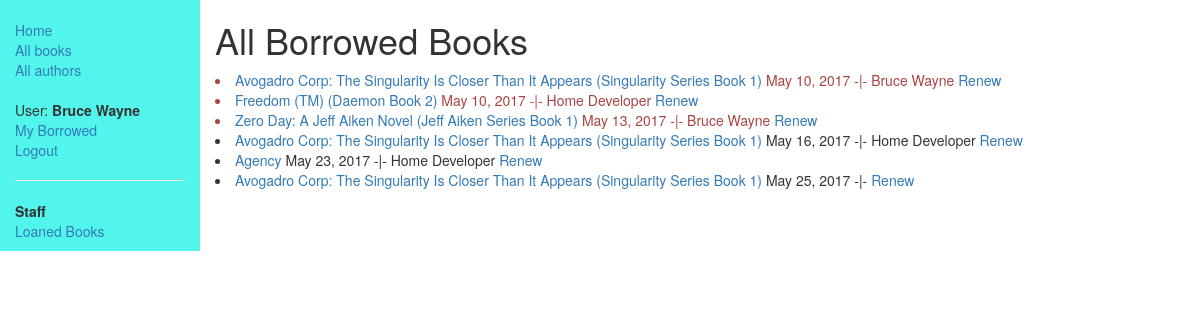
/catalog/loanedbook/ (signed in), run on an earlier commit of the app's database.
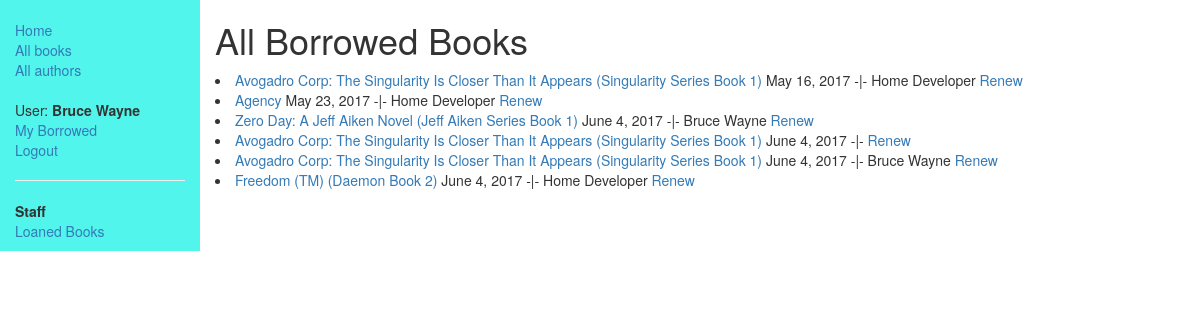
And on a later commit of the database.
### catalog/models.py (models this page shows, shortened)
class BookInstance(models.Model):
    id = models.UUIDField(primary_key=True, default=uuid.uuid4, help_text="Unique ID for this particular copy of the book")
    book = models.ForeignKey(Book, on_delete=models.SET_NULL, null=True)
    imprint = models.CharField(max_length=200)
    due_back = models.DateField(null=True, blank=True)
    borrower = models.ForeignKey(User, on_delete=models.SET_NULL, null=True, blank=True)
    LOAN_STATUS = (
        ('d', 'Maintenance'),
        ('o', 'On Loan'),
        ('a', 'Available'),
        ('r', 'Reserved'),
    )
    status = models.CharField(max_length=1, choices=LOAN_STATUS, blank=True, default='d', help_text="Book Availability")
    @property
    def is_overdue(self):
        if date.today() > self.due_back:
            return True
        return False
    class Meta:
        ordering = ["due_back"]
        permissions = (("can_mark_as_returned", "Set book as returned"),)

class Book(models.Model):
    title = models.CharField(max_length=200)
    author = models.ForeignKey('Author', on_delete=models.SET_NULL, null=True)
    summary = models.TextField(max_length=1000, help_text="Enter a brief summary for the book here.")
    isbn = models.CharField('ISBN', max_length=13, help_text='13 Character <a href="https://www.isbn-international.org/content/what-isbn">ISBN number</a>')
    genre = models.ManyToManyField(Genre, help_text="Select a genre for this book")
    def get_absolute_url(self):
        return reverse ('book-detail', args=[str(self.id)])
    def display_genre(self):
        return ', '.join(genre.name for genre in self.genre.all()[:3])
    display_genre.short_description = 'Genre'

### catalog/views.py (the view)
class LoanedBooksListView(PermissionRequiredMixin, generic.ListView):
    model = BookInstance
    permission_required = 'catalog.can_mark_as_returned'
    template_name = 'catalog/loaned_book_list.html'
    paginate_by = 10
    def get_queryset(self):
        return BookInstance.objects.filter(status__exact='o').order_by('due_back')

### catalog/templates/catalog/loaned_book_list.html
{% extends 'base.html' %}
{% block content %}
  <h1>All Borrowed Books</h1>
    {% if bookinstance_list %}
      {% for bookinst in bookinstance_list %}
      <li class="{% if bookinst.is_overdue %}text-danger{% endif %}">
      <a href="{{bookinst.book.get_absolute_url}}">{{bookinst.book.title}}</a>
           {{bookinst.due_back}} -|- {{bookinst.borrower.first_name}} {{bookinst.borrower.last_name}}
           {% if perms.catalog.can_mark_as_returned %}<a href="{% url 'renew-book-librarian' bookinst.id %}">Renew</a>
           {% endif %}
      </li>
      {% endfor %}
    {% endif %}
{% endblock content %}

What changed in the data, as far as the page shows it:
shown differently, row unchanged: BookInstance "May 16, 2017": moves up the list
shown differently, row unchanged: BookInstance "May 23, 2017": moves up the list
changed BookInstance "Zero Day: A Jeff Aiken Novel (Jeff Aiken Series Book 1)": due_back "May 13, 2017" → "June 4, 2017"; moves down the list
changed BookInstance (number 4 of 6 on the later page): due_back "May 25, 2017" → "June 4, 2017"; moves up the list
changed BookInstance (number 5 of 6 on the later page): due_back "May 10, 2017" → "June 4, 2017"
changed BookInstance "Freedom (TM) (Daemon Book 2)": due_back "May 10, 2017" → "June 4, 2017"
